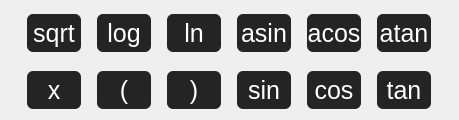
   <widget class="QWidget" name="fieldMiddle" native="true">
    <property name="geometry">
     <rect>
      <x>0</x>
      <y>480</y>
      <width>459</width>
      <height>120</height>
     </rect>
    </property>
    <property name="sizePolicy">
     <sizepolicy hsizetype="Ignored" vsizetype="Ignored">
      <horstretch>0</horstretch>
      <verstretch>0</verstretch>
     </sizepolicy>
    </property>
    <property name="minimumSize">
     <size>
      <width>459</width>
      <height>120</height>
     </size>
    </property>
    <property name="maximumSize">
     <size>
      <width>459</width>
      <height>120</height>
     </size>
    </property>
    <widget class="QPushButton" name="numLBracket">
     <property name="geometry">
      <rect>
       <x>97</x>
       <y>71</y>
       <width>54</width>
       <height>38</height>
      </rect>
     </property>
     <property name="sizePolicy">
      <sizepolicy hsizetype="Ignored" vsizetype="Ignored">
       <horstretch>0</horstretch>
       <verstretch>0</verstretch>
      </sizepolicy>
     </property>
     <property name="minimumSize">
      <size>
       <width>54</width>
       <height>38</height>
      </size>
     </property>
     <property name="maximumSize">
      <size>
       <width>54</width>
       <height>38</height>
      </size>
     </property>
     <property name="font">
      <font>
       <pointsize>19</pointsize>
      </font>
     </property>
     <property name="cursor">
      <cursorShape>ArrowCursor</cursorShape>
     </property>
     <property name="styleSheet">
      <string notr="true">QPushButton {
	border-radius: 6px;
	color: white;
	background-color: rgb(36,36,36); 
}
QPushButton:pressed {
	background-color: rgb(26,26,26); 
}
QPushButton:hover {
	border: 1px solid rgb(26,26,26); 
}</string>
     </property>
     <property name="text">
      <string>(</string>
     </property>
    </widget>
    <widget class="QPushButton" name="numX">
     <property name="geometry">
      <rect>
       <x>27</x>
       <y>71</y>
       <width>54</width>
       <height>38</height>
      </rect>
     </property>
     <property name="sizePolicy">
      <sizepolicy hsizetype="Ignored" vsizetype="Ignored">
       <horstretch>0</horstretch>
       <verstretch>0</verstretch>
      </sizepolicy>
     </property>
     <property name="minimumSize">
      <size>
       <width>54</width>
       <height>38</height>
      </size>
     </property>
     <property name="maximumSize">
      <size>
       <width>54</width>
       <height>38</height>
      </size>
     </property>
     <property name="font">
      <font>
       <pointsize>19</pointsize>
      </font>
     </property>
     <property name="cursor">
      <cursorShape>ArrowCursor</cursorShape>
     </property>
     <property name="styleSheet">
      <string notr="true">QPushButton {
	border-radius: 6px;
	color: white;
	background-color: rgb(36,36,36); 
}
QPushButton:pressed {
	background-color: rgb(26,26,26); 
}
QPushButton:hover {
	border: 1px solid rgb(26,26,26); 
}</string>
     </property>
     <property name="text">
      <string>x</string>
     </property>
    </widget>
    <widget class="QPushButton" name="numAsin">
     <property name="geometry">
      <rect>
       <x>237</x>
       <y>14</y>
       <width>54</width>
       <height>38</height>
      </rect>
     </property>
     <property name="sizePolicy">
      <sizepolicy hsizetype="Ignored" vsizetype="Ignored">
       <horstretch>0</horstretch>
       <verstretch>0</verstretch>
      </sizepolicy>
     </property>
     <property name="minimumSize">
      <size>
       <width>54</width>
       <height>38</height>
      </size>
     </property>
     <property name="maximumSize">
      <size>
       <width>54</width>
       <height>32</height>
      </size>
     </property>
     <property name="font">
      <font>
       <pointsize>19</pointsize>
      </font>
     </property>
     <property name="cursor">
      <cursorShape>ArrowCursor</cursorShape>
     </property>
     <property name="styleSheet">
      <string notr="true">QPushButton {
	border-radius: 6px;
	color: white;
	background-color: rgb(36,36,36); 
}
QPushButton:pressed {
	background-color: rgb(26,26,26); 
}
QPushButton:hover {
	border: 1px solid rgb(26,26,26); 
}</string>
     </property>
     <property name="text">
      <string>asin</string>
     </property>
    </widget>
    <widget class="QPushButton" name="numAcos">
     <property name="geometry">
      <rect>
       <x>307</x>
       <y>14</y>
       <width>54</width>
       <height>38</height>
      </rect>
     </property>
     <property name="sizePolicy">
      <sizepolicy hsizetype="Ignored" vsizetype="Ignored">
       <horstretch>0</horstretch>
       <verstretch>0</verstretch>
      </sizepolicy>
     </property>
     <property name="minimumSize">
      <size>
       <width>54</width>
       <height>38</height>
      </size>
     </property>
     <property name="maximumSize">
      <size>
       <width>54</width>
       <height>38</height>
      </size>
     </property>
     <property name="font">
      <font>
       <pointsize>19</pointsize>
      </font>
     </property>
     <property name="cursor">
      <cursorShape>ArrowCursor</cursorShape>
     </property>
     <property name="styleSheet">
      <string notr="true">QPushButton {
	border-radius: 6px;
	color: white;
	background-color: rgb(36,36,36); 
}
QPushButton:pressed {
	background-color: rgb(26,26,26); 
}
QPushButton:hover {
	border: 1px solid rgb(26,26,26); 
}</string>
     </property>
     <property name="text">
      <string>acos</string>
     </property>
    </widget>
    <widget class="QPushButton" name="numCos">
     <property name="geometry">
      <rect>
       <x>307</x>
       <y>71</y>
       <width>54</width>
       <height>38</height>
      </rect>
     </property>
     <property name="sizePolicy">
      <sizepolicy hsizetype="Ignored" vsizetype="Ignored">
       <horstretch>0</horstretch>
       <verstretch>0</verstretch>
      </sizepolicy>
     </property>
     <property name="minimumSize">
      <size>
       <width>54</width>
       <height>38</height>
      </size>
     </property>
     <property name="maximumSize">
      <size>
       <width>54</width>
       <height>38</height>
      </size>
     </property>
     <property name="font">
      <font>
       <pointsize>19</pointsize>
      </font>
     </property>
     <property name="cursor">
      <cursorShape>ArrowCursor</cursorShape>
     </property>
     <property name="styleSheet">
      <string notr="true">QPushButton {
	border-radius: 6px;
	color: white;
	background-color: rgb(36,36,36); 
}
QPushButton:pressed {
	background-color: rgb(26,26,26); 
}
QPushButton:hover {
	border: 1px solid rgb(26,26,26); 
}</string>
     </property>
     <property name="text">
      <string>cos</string>
     </property>
    </widget>
    <widget class="QPushButton" name="numSqrt">
     <property name="geometry">
      <rect>
       <x>27</x>
       <y>14</y>
       <width>54</width>
       <height>38</height>
      </rect>
     </property>
     <property name="sizePolicy">
      <sizepolicy hsizetype="Ignored" vsizetype="Ignored">
       <horstretch>0</horstretch>
       <verstretch>0</verstretch>
      </sizepolicy>
     </property>
     <property name="minimumSize">
      <size>
       <width>54</width>
       <height>38</height>
      </size>
     </property>
     <property name="maximumSize">
      <size>
       <width>54</width>
       <height>38</height>
      </size>
     </property>
     <property name="font">
      <font>
       <pointsize>19</pointsize>
      </font>
     </property>
     <property name="cursor">
      <cursorShape>ArrowCursor</cursorShape>
     </property>
     <property name="styleSheet">
      <string notr="true">QPushButton {
	border-radius: 6px;
	color: white;
	background-color: rgb(36,36,36); 
}
QPushButton:pressed {
	background-color: rgb(26,26,26); 
}
QPushButton:hover {
	border: 1px solid rgb(26,26,26); 
}</string>
     </property>
     <property name="text">
      <string>sqrt</string>
     </property>
    </widget>
    <widget class="QPushButton" name="numLn">
     <property name="geometry">
      <rect>
       <x>167</x>
       <y>14</y>
       <width>54</width>
       <height>38</height>
      </rect>
     </property>
     <property name="sizePolicy">
      <sizepolicy hsizetype="Ignored" vsizetype="Ignored">
       <horstretch>0</horstretch>
       <verstretch>0</verstretch>
      </sizepolicy>
     </property>
     <property name="minimumSize">
      <size>
       <width>54</width>
       <height>38</height>
      </size>
     </property>
     <property name="maximumSize">
      <size>
       <width>54</width>
       <height>38</height>
      </size>
     </property>
     <property name="font">
      <font>
       <pointsize>19</pointsize>
      </font>
     </property>
     <property name="cursor">
      <cursorShape>ArrowCursor</cursorShape>
     </property>
     <property name="styleSheet">
      <string notr="true">QPushButton {
	border-radius: 6px;
	color: white;
	background-color: rgb(36,36,36); 
}
QPushButton:pressed {
	background-color: rgb(26,26,26); 
}
QPushButton:hover {
	border: 1px solid rgb(26,26,26); 
}</string>
     </property>
     <property name="text">
      <string>ln</string>
     </property>
    </widget>
    <widget class="QPushButton" name="numLog">
     <property name="geometry">
      <rect>
       <x>97</x>
       <y>14</y>
       <width>54</width>
       <height>38</height>
      </rect>
     </property>
     <property name="sizePolicy">
      <sizepolicy hsizetype="Ignored" vsizetype="Ignored">
       <horstretch>0</horstretch>
       <verstretch>0</verstretch>
      </sizepolicy>
     </property>
     <property name="minimumSize">
      <size>
       <width>54</width>
       <height>38</height>
      </size>
     </property>
     <property name="maximumSize">
      <size>
       <width>54</width>
       <height>38</height>
      </size>
     </property>
     <property name="font">
      <font>
       <pointsize>19</pointsize>
      </font>
     </property>
     <property name="cursor">
      <cursorShape>ArrowCursor</cursorShape>
     </property>
     <property name="styleSheet">
      <string notr="true">QPushButton {
	border-radius: 6px;
	color: white;
	background-color: rgb(36,36,36); 
}
QPushButton:pressed {
	background-color: rgb(26,26,26); 
}
QPushButton:hover {
	border: 1px solid rgb(26,26,26); 
}</string>
     </property>
     <property name="text">
      <string>log</string>
     </property>
    </widget>
    <widget class="QPushButton" name="numTan">
     <property name="geometry">
      <rect>
       <x>377</x>
       <y>71</y>
       <width>54</width>
       <height>38</height>
      </rect>
     </property>
     <property name="sizePolicy">
      <sizepolicy hsizetype="Ignored" vsizetype="Ignored">
       <horstretch>0</horstretch>
       <verstretch>0</verstretch>
      </sizepolicy>
     </property>
     <property name="minimumSize">
      <size>
       <width>54</width>
       <height>38</height>
      </size>
     </property>
     <property name="maximumSize">
      <size>
       <width>54</width>
       <height>38</height>
      </size>
     </property>
     <property name="font">
      <font>
       <pointsize>19</pointsize>
      </font>
     </property>
     <property name="cursor">
      <cursorShape>ArrowCursor</cursorShape>
     </property>
     <property name="styleSheet">
      <string notr="true">QPushButton {
	border-radius: 6px;
	color: white;
	background-color: rgb(36,36,36); 
}
QPushButton:pressed {
	background-color: rgb(26,26,26); 
}
QPushButton:hover {
	border: 1px solid rgb(26,26,26); 
}</string>
     </property>
     <property name="text">
      <string>tan</string>
     </property>
    </widget>
    <widget class="QPushButton" name="numAtan">
     <property name="geometry">
      <rect>
       <x>377</x>
       <y>14</y>
       <width>54</width>
       <height>38</height>
      </rect>
     </property>
     <property name="sizePolicy">
      <sizepolicy hsizetype="Ignored" vsizetype="Ignored">
       <horstretch>0</horstretch>
       <verstretch>0</verstretch>
      </sizepolicy>
     </property>
     <property name="minimumSize">
      <size>
       <width>54</width>
       <height>38</height>
      </size>
     </property>
     <property name="maximumSize">
      <size>
       <width>54</width>
       <height>38</height>
      </size>
     </property>
     <property name="font">
      <font>
       <pointsize>19</pointsize>
      </font>
     </property>
     <property name="cursor">
      <cursorShape>ArrowCursor</cursorShape>
     </property>
     <property name="styleSheet">
      <string notr="true">QPushButton {
	border-radius: 6px;
	color: white;
	background-color: rgb(36,36,36); 
}
QPushButton:pressed {
	background-color: rgb(26,26,26); 
}
QPushButton:hover {
	border: 1px solid rgb(26,26,26); 
}</string>
     </property>
     <property name="text">
      <string>atan</string>
     </property>
    </widget>
    <widget class="QPushButton" name="numRBracket">
     <property name="geometry">
      <rect>
       <x>167</x>
       <y>71</y>
       <width>54</width>
       <height>38</height>
      </rect>
     </property>
     <property name="sizePolicy">
      <sizepolicy hsizetype="Ignored" vsizetype="Ignored">
       <horstretch>0</horstretch>
       <verstretch>0</verstretch>
      </sizepolicy>
     </property>
     <property name="minimumSize">
      <size>
       <width>54</width>
       <height>38</height>
      </size>
     </property>
     <property name="maximumSize">
      <size>
       <width>54</width>
       <height>38</height>
      </size>
     </property>
     <property name="font">
      <font>
       <pointsize>19</pointsize>
      </font>
     </property>
     <property name="cursor">
      <cursorShape>ArrowCursor</cursorShape>
     </property>
     <property name="styleSheet">
      <string notr="true">QPushButton {
	border-radius: 6px;
	color: white;
	background-color: rgb(36,36,36); 
}
QPushButton:pressed {
	background-color: rgb(26,26,26); 
}
QPushButton:hover {
	border: 1px solid rgb(26,26,26); 
}</string>
     </property>
     <property name="text">
      <string>)</string>
     </property>
    </widget>
    <widget class="QPushButton" name="numSin">
     <property name="geometry">
      <rect>
       <x>237</x>
       <y>71</y>
       <width>54</width>
       <height>38</height>
      </rect>
     </property>
     <property name="sizePolicy">
      <sizepolicy hsizetype="Ignored" vsizetype="Ignored">
       <horstretch>0</horstretch>
       <verstretch>0</verstretch>
      </sizepolicy>
     </property>
     <property name="minimumSize">
      <size>
       <width>54</width>
       <height>38</height>
      </size>
     </property>
     <property name="maximumSize">
      <size>
       <width>54</width>
       <height>38</height>
      </size>
     </property>
     <property name="font">
      <font>
       <pointsize>19</pointsize>
      </font>
     </property>
     <property name="cursor">
      <cursorShape>ArrowCursor</cursorShape>
     </property>
     <property name="styleSheet">
      <string notr="true">QPushButton {
	border-radius: 6px;
	color: white;
	background-color: rgb(36,36,36); 
}
QPushButton:pressed {
	background-color: rgb(26,26,26); 
}
QPushButton:hover {
	border: 1px solid rgb(26,26,26); 
}</string>
     </property>
     <property name="text">
      <string>sin</string>
     </property>
    </widget>
   </widget>
